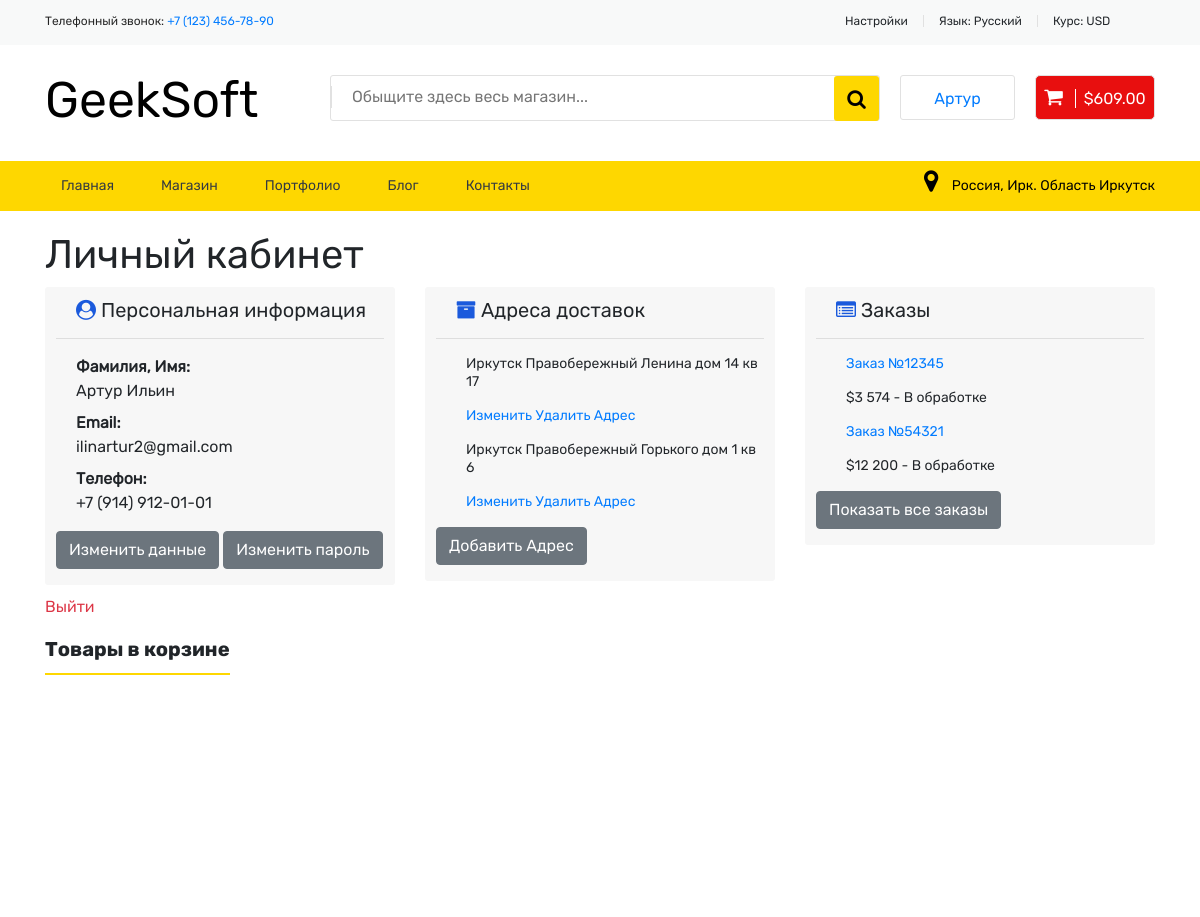
Before: /personal/ (signed in, upper part) with the older database file.
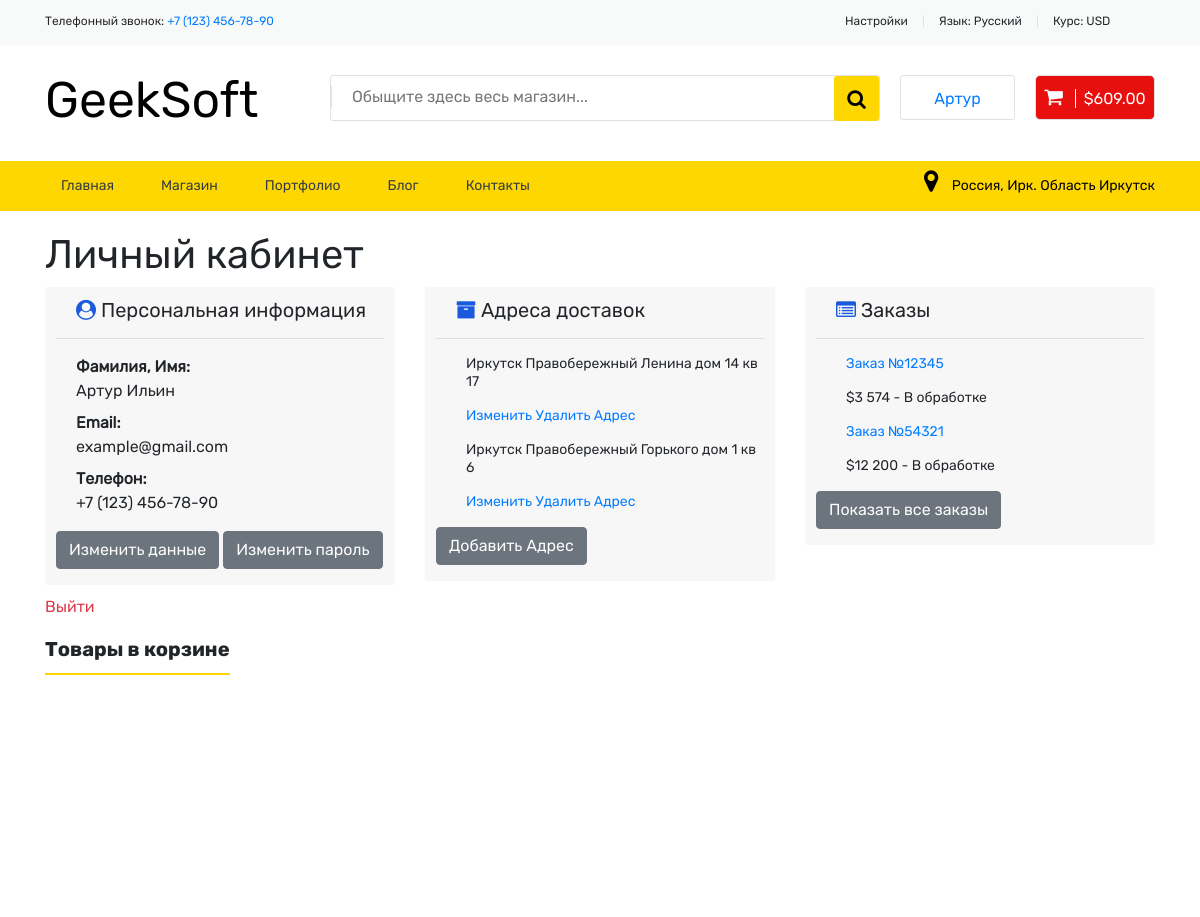
After: the same page with the newer database file.
### tables this page shows
CREATE TABLE users
(
    id integer primary key autoincrement,
    first_name text,
    second_name text,
    email text,
    phone text,
    password text
);

### app.py (the view)
@app.route('/personal/')
def personal():
    if not context.get('Name'):
        return redirect("/login/", code=302)
    conn = sqlite3.connect(db_path)
    cur = conn.cursor()
    cur.execute('''select first_name, second_name, email, phone from users where email = ?;''',
                (context.get('login'),))
    pers_tuple = cur.fetchall()[0]
    first_name, second_name, email, phone = pers_tuple[0], pers_tuple[1], pers_tuple[2], pers_tuple[3]
    personal_info.update({
        'first_name': first_name,
        'second_name': second_name,
        'email': email,
        'phone': phone
    })
    cur.execute('''select title, image_url, price from products;''')
    products = []
    for item in cur.fetchall():
        products.append(list(item))
    shuffle(products)
    context.update({'products': products})
    conn.close()
    return render_template("personal.html", **context, **personal_info)

### templates/personal.html (shortened to what this page needs)
{% extends 'base.html' %}
{% block main %}
    <main>
        <div class="container">
            <h1>Личный кабинет</h1>
            <div class="row">
                <div class="col-md-4">
                    <div class="personal_block">
                        <h3><i class="fa fa-user-circle" aria-hidden="true"></i> Персональная информация</h3>
                        <hr>
                        <dl>
                            <dt>Фамилия, Имя:</dt>
                            <dd>{{ first_name }} {{ second_name }}</dd>
                            <dt>Email:</dt>
                            <dd>{{ email }}</dd>
                            <dt>Телефон:</dt>
                            <dd>{{ phone }}</dd>
                        </dl>
                        <button type="button" class="btn btn-secondary">Изменить данные</button>
                        <button type="button" class="btn btn-secondary">Изменить пароль</button>
                    </div>
                </div>
                <div class="col-md-4">
                    <div class="personal_block">
                        <h3><i class="fa fa-archive" aria-hidden="true"></i> Адреса доставок</h3>
                        <hr>
                        <ul>
                            <li>
                                <p>Иркутск Правобережный Ленина дом 14 кв 17</p>
                                <p><a href="#">Изменить</a> <a href="#">Удалить Адрес</a></p>
                            </li>
                            <li>
                                <p>Иркутск Правобережный Горького дом 1 кв 6</p>
                                <p><a href="#">Изменить</a> <a href="#">Удалить Адрес</a></p>
                            </li>
                        </ul>
                        <button type="button" class="btn btn-secondary">Добавить Адрес</button>
                    </div>
                </div>
                <div class="col-md-4">
                    <div class="personal_block">
                        <h3><i class="fa fa-list-alt" aria-hidden="true"></i>
                            Заказы</h3>
                        <hr>
                        <ul>
                            <li>
                                <p><a href="#">Заказ №12345</a></p>
                                <p>$3 574 - В обработке</p>
                            </li>
                            <li>
                                <p><a href="#">Заказ №54321</a></p>
                                <p>$12 200 - В обработке</p>
                            </li>
                        </ul>
                        <button type="button" class="btn btn-secondary">Показать все заказы</button>
                    </div>
                </div>
                {% if Name %}
                    <div class="col">
                        <a href="/logout/" class="text-danger">Выйти</a>
                    </div>
                {% endif %}
            </div>
            <div class="products_block">
                <h2 class="section_title">Товары в корзине</h2>
                <div class="row products_list_block">
                    <div class="products_card_wrapper">
                        {% for product in products[:5] %}
                            <div class="col-md-2">
                                <div class="product_card ">
                                    <a href="/details?title={{ product[0] }}">
                                        <div class="product_card_img"
                                             style="background-image: url({{ product[1] }})"></div>
                                    </a>
                                </div>
                            </div>
                        {% endfor %}
                    </div>
                </div>
            </div>
        </div>
    </main>
{% endblock %}

### templates/base.html (shortened to what this page needs)
<!DOCTYPE html>
<html lang="ru">
<head>
    <link rel="stylesheet" href="/static/source/bootstrap.min.css">
    <link rel="stylesheet" href="/static/css/main.css">
    <link rel="stylesheet" href="https://stackpath.bootstrapcdn.com/font-awesome/4.7.0/css/font-awesome.min.css">
</head>
<body>
<header>
    <div class="header_top">
        <div class="container">
            <div class="row">
                <div class="col-md-3">
                    <p class='tel'>Телефонный звонок: <a href="tel:+71234567890">+7 (123) 456-78-90</a></p>
                </div>
                <div class="col-md-4 offset-5">
                    <ul>
                        <li>Настройки</li>
                        <li>Язык: Русский</li>
                        <li>Курс: USD</li>
                    </ul>
                </div>
            </div>
        </div>
    </div>
    <div class="container">
        <div class="header_mine">
            <div class="row">
                <div class="col-md-3">
                    <div class="logo">
                        <p><a href="/">GeekSoft</a></p>
                    </div>
                </div>
                <div class="col-md-6">
                    <div class="form">
                        <div class="dropdown">
                            <form action="/shop?text=hello" id="search">
                                <input type="text" name="text" placeholder="Обыщите здесь весь магазин..." {% if search_text != ' ' %} value='{{ search_text }}' {% endif %}>
                                <button type="submit" class="search" form="search"><i class="fa fa-search" aria-hidden="true"></i></button>
                            </form>
                        </div>
                    </div>
                </div>
                <div class="col-md-3 usr_links">
                    {% if Name %}
                        <a href="/personal/">
                            <div class="item">{{Name}}</div>
                        </a>
                    {% else %}
                        <a href="/login/">
                            <div class="item">Войти</div>
                        </a>
                    {% endif %}
                    <a href="/personal/">
                        <div class="item cart">
                            <i class="fa fa-shopping-cart" aria-hidden="true"></i>
                            <span>$609.00</span>
                        </div>
                    </a>
                </div>
            </div>
        </div>
    </div>
</header>
<nav>
    <div class="container">
        <div class="row">
            <div class="col-md-7">
                <ul class="nav nav-pills">
                    <li class="nav-item ">
                        <a class="nav-link text-dark" href="/">Главная</a>
                    </li>
                    <li class="nav-item">
                        <a class="nav-link text-dark" href="/shop/">Магазин</a>
                    </li>
                    <li class="nav-item">
                        <a class="nav-link text-dark"
                           href=""https://github.com/ainn0ttfue/ target="_blank">Портфолио</a>
                    </li>
                    <li class="nav-item">
                        <a class="nav-link text-dark" href="https://github.com/ainn0ttfue/" target="_blank">Блог</a>
                    </li>
                    <li class="nav-item">
                        <a class="nav-link text-dark" href="#footer">Контакты</a>
                    </li>
                </ul>
            </div>
            <div class="col-md-5">
                <p class="addres text-right">
                    <a href="https://2gis.ru/irkutsk/geo/1548748027074315?m=104.301128%2C52.218782%2F16" target="_blank"><i
                            class="fa fa-map-marker" aria-hidden="true"></i> Россия, Ирк. Область Иркутск</a>
                </p>
            </div>
        </div>
    </div>
</nav>
{% block main %}{% endblock %}
</body>
</html>

Changed rows visible on the page:
changed users "Артур": email "ilinartur2@gmail.com" → "example@gmail.com"; phone "+7 (914) 912-01-01" → "+7 (123) 456-78-90"
